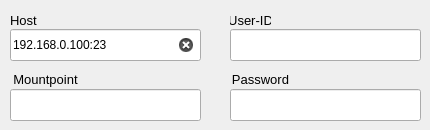
        <widget class="QWidget" name="tab_ntrip_3">
         <attribute name="title">
          <string>NTRIP Client</string>
         </attribute>
         <widget class="QLineEdit" name="lineEdit_str2str_out_ntrip_host_3">
          <property name="geometry">
           <rect>
            <x>10</x>
            <y>29</y>
            <width>191</width>
            <height>32</height>
           </rect>
          </property>
          <property name="text">
           <string>192.168.0.100:23</string>
          </property>
          <property name="clearButtonEnabled">
           <bool>true</bool>
          </property>
         </widget>
         <widget class="QLabel" name="label_87">
          <property name="geometry">
           <rect>
            <x>10</x>
            <y>69</y>
            <width>71</width>
            <height>20</height>
           </rect>
          </property>
          <property name="font">
           <font>
            <pointsize>10</pointsize>
           </font>
          </property>
          <property name="text">
           <string>Mountpoint</string>
          </property>
          <property name="alignment">
           <set>Qt::AlignCenter</set>
          </property>
         </widget>
         <widget class="QLabel" name="label_88">
          <property name="geometry">
           <rect>
            <x>230</x>
            <y>10</y>
            <width>41</width>
            <height>20</height>
           </rect>
          </property>
          <property name="font">
           <font>
            <pointsize>10</pointsize>
           </font>
          </property>
          <property name="text">
           <string>User-ID</string>
          </property>
          <property name="alignment">
           <set>Qt::AlignCenter</set>
          </property>
         </widget>
         <widget class="QLabel" name="label_89">
          <property name="geometry">
           <rect>
            <x>230</x>
            <y>69</y>
            <width>61</width>
            <height>20</height>
           </rect>
          </property>
          <property name="font">
           <font>
            <pointsize>10</pointsize>
           </font>
          </property>
          <property name="text">
           <string>Password</string>
          </property>
          <property name="alignment">
           <set>Qt::AlignCenter</set>
          </property>
         </widget>
         <widget class="QLineEdit" name="lineEdit_str2str_out_ntrip_mountpoint_3">
          <property name="geometry">
           <rect>
            <x>10</x>
            <y>89</y>
            <width>191</width>
            <height>32</height>
           </rect>
          </property>
          <property name="clearButtonEnabled">
           <bool>true</bool>
          </property>
         </widget>
         <widget class="QLineEdit" name="lineEdit_str2str_out_ntrip_pass_3">
          <property name="geometry">
           <rect>
            <x>230</x>
            <y>89</y>
            <width>191</width>
            <height>32</height>
           </rect>
          </property>
          <property name="clearButtonEnabled">
           <bool>true</bool>
          </property>
         </widget>
         <widget class="QLabel" name="label_90">
          <property name="geometry">
           <rect>
            <x>10</x>
            <y>10</y>
            <width>90</width>
            <height>21</height>
           </rect>
          </property>
          <property name="font">
           <font>
            <pointsize>10</pointsize>
            <weight>50</weight>
            <bold>false</bold>
           </font>
          </property>
          <property name="text">
           <string>Host</string>
          </property>
         </widget>
         <widget class="QLineEdit" name="lineEdit_str2str_out_ntrip_userid_3">
          <property name="geometry">
           <rect>
            <x>230</x>
            <y>29</y>
            <width>191</width>
            <height>32</height>
           </rect>
          </property>
          <property name="clearButtonEnabled">
           <bool>true</bool>
          </property>
         </widget>
        </widget>
